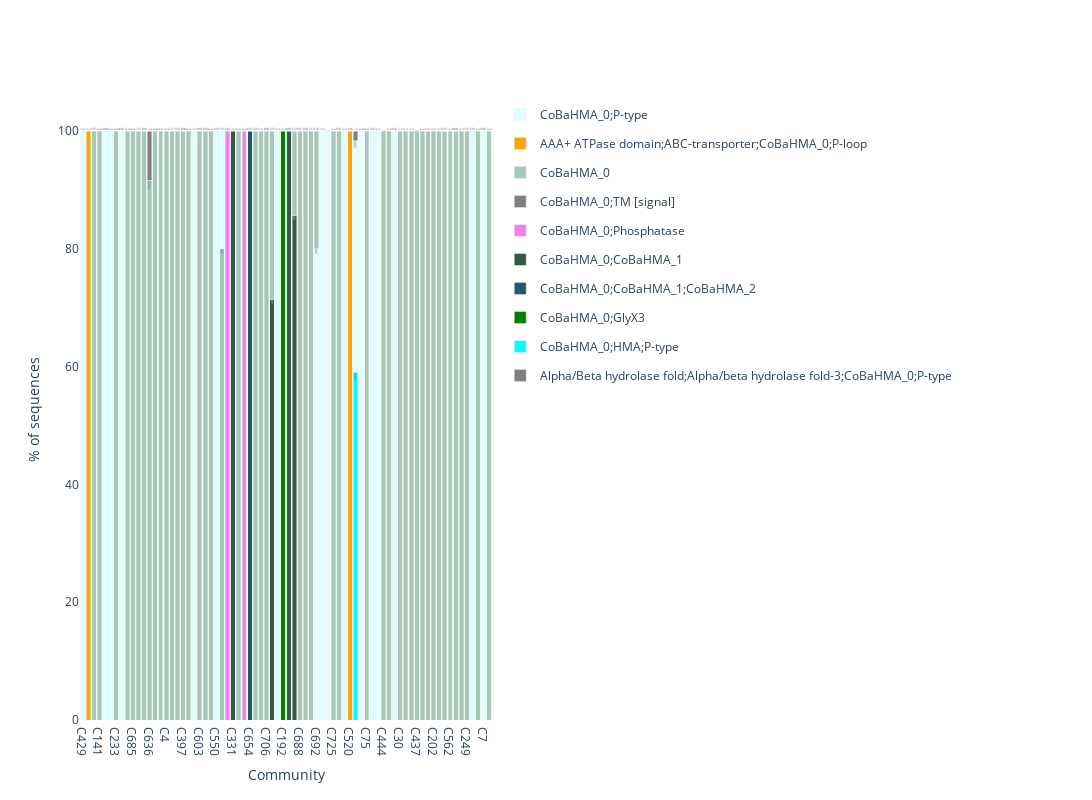

Here is the notebook cell this chart was saved with:
### Code cell
modorg_in_legend=[]
data= []
for i in range(len(community_taxo_order)):
    community = community_taxo_order[i]
    cdf = community_modorg_count[community_modorg_count.Community==community].copy()
    cdf.sort_values("Proportion",inplace=True,ascending=False)
    cdf.set_index("Mod Org",inplace=True)
    for modorg, row in cdf.iterrows():
        data.append(go.Bar(x=[community],
                           y=[row.Proportion],
                           name=modorg,
                           text="{}/{}".format(row.Count,row["Community Size"]),
                           legendgroup=modorg,
                           marker=dict(color= modorg_cmap[modorg] if modorg in modorg_cmap else "grey" ),
                           showlegend= modorg not in modorg_in_legend)) # show the legend only once for each column 
        if modorg not in modorg_in_legend:
            modorg_in_legend.append(modorg)
            
# layout
layout = dict(barmode='stack',
              yaxis={'title': 'amount'},
              xaxis={'type': 'category', 'title': 'month'})

# figure
fig = go.Figure(data=data)

fig.update_traces(textfont_size=12)
fig.update_layout(
    barmode='stack',
    paper_bgcolor='rgba(0,0,0,0)',margin={"r":600},
    plot_bgcolor='rgba(0,0,0,0)',width=1900,height=800,
    xaxis={
      "title":"Community",
      "categoryarray":community_taxo_order,
      "categoryorder":"array"
       
      },
    yaxis={
        "title":"% of sequences ",
        "categoryorder":"total descending"
  }
)        
fig.write_html(FIGURESDIR + "/not_use_community_modorg_composition.html")
fig.write_image(FIGURESDIR +  "/not_use_community_modorg_composition.pdf")
fig.show()

### Figure 1 — Plotly figure (JSON) as saved in the notebook; plotly's stock layout.template omitted (floating-point values rounded to 4 significant figures)
{"data": [{"legendgroup": "CoBaHMA_0;P-type", "marker": {"color": "lightcyan"}, "name": "CoBaHMA_0;P-type", "showlegend": true, "text": "10/10", "textfont": {"size": 12}, "type": "bar", "x": ["C429"], "y": [100]}, {"legendgroup": "AAA+ ATPase domain;ABC-transporter;CoBaHMA_0;P-loop", "marker": {"color": "orange"}, "name": "AAA+ ATPase domain;ABC-transporter;CoBaHMA_0;P-loop", "showlegend": true, "text": "15/15", "textfont": {"size": 12}, "type": "bar", "x": ["C538"], "y": [100]}, {"legendgroup": "CoBaHMA_0", "marker": {"color": "#a6c9b6"}, "name": "CoBaHMA_0", "showlegend": true, "text": "7/7", "textfont": {"size": 12}, "type": "bar", "x": ["C71"], "y": [100]}, {"legendgroup": "CoBaHMA_0", "marker": {"color": "#a6c9b6"}, "name": "CoBaHMA_0", "showlegend": false, "text": "46/46", "textfont": {"size": 12}, "type": "bar", "x": ["C141"], "y": [100]}, {"legendgroup": "CoBaHMA_0;P-type", "marker": {"color": "lightcyan"}, "name": "CoBaHMA_0;P-type", "showlegend": false, "text": "8/8", "textfont": {"size": 12}, "type": "bar", "x": ["C710"], "y": [100]}, {"legendgroup": "CoBaHMA_0;P-type", "marker": {"color": "lightcyan"}, "name": "CoBaHMA_0;P-type", "showlegend": false, "text": "24/24", "textfont": {"size": 12}, "type": "bar", "x": ["C712"], "y": [100]}, {"legendgroup": "CoBaHMA_0", "marker": {"color": "#a6c9b6"}, "name": "CoBaHMA_0", "showlegend": false, "text": "39/39", "textfont": {"size": 12}, "type": "bar", "x": ["C233"], "y": [100]}, {"legendgroup": "CoBaHMA_0;P-type", "marker": {"color": "lightcyan"}, "name": "CoBaHMA_0;P-type", "showlegend": false, "text": "6/6", "textfont": {"size": 12}, "type": "bar", "x": ["C744"], "y": [100]}, {"legendgroup": "CoBaHMA_0", "marker": {"color": "#a6c9b6"}, "name": "CoBaHMA_0", "showlegend": false, "text": "42/42", "textfont": {"size": 12}, "type": "bar", "x": ["C399"], "y": [100]}, {"legendgroup": "CoBaHMA_0", "marker": {"color": "#a6c9b6"}, "name": "CoBaHMA_0", "showlegend": false, "text": "64/64", "textfont": {"size": 12}, "type": "bar", "x": ["C685"], "y": [100]}, {"legendgroup": "CoBaHMA_0", "marker": {"color": "#a6c9b6"}, "name": "CoBaHMA_0", "showlegend": false, "text": "7/7", "textfont": {"size": 12}, "type": "bar", "x": ["C578"], "y": [100]}, {"legendgroup": "CoBaHMA_0", "marker": {"color": "#a6c9b6"}, "name": "CoBaHMA_0", "showlegend": false, "text": "8/8", "textfont": {"size": 12}, "type": "bar", "x": ["C702"], "y": [100]}, {"legendgroup": "CoBaHMA_0", "marker": {"color": "#a6c9b6"}, "name": "CoBaHMA_0", "showlegend": false, "text": "22/24", "textfont": {"size": 12}, "type": "bar", "x": ["C636"], "y": [91.67]}, {"legendgroup": "CoBaHMA_0;TM [signal]", "marker": {"color": "grey"}, "name": "CoBaHMA_0;TM [signal]", "showlegend": true, "text": "2/24", "textfont": {"size": 12}, "type": "bar", "x": ["C636"], "y": [8.333]}, {"legendgroup": "CoBaHMA_0", "marker": {"color": "#a6c9b6"}, "name": "CoBaHMA_0", "showlegend": false, "text": "24/24", "textfont": {"size": 12}, "type": "bar", "x": ["C586"], "y": [100]}, {"legendgroup": "CoBaHMA_0", "marker": {"color": "#a6c9b6"}, "name": "CoBaHMA_0", "showlegend": false, "text": "20/20", "textfont": {"size": 12}, "type": "bar", "x": ["C521"], "y": [100]}, {"legendgroup": "CoBaHMA_0", "marker": {"color": "#a6c9b6"}, "name": "CoBaHMA_0", "showlegend": false, "text": "18/18", "textfont": {"size": 12}, "type": "bar", "x": ["C4"], "y": [100]}, {"legendgroup": "CoBaHMA_0", "marker": {"color": "#a6c9b6"}, "name": "CoBaHMA_0", "showlegend": false, "text": "7/7", "textfont": {"size": 12}, "type": "bar", "x": ["C369"], "y": [100]}, {"legendgroup": "CoBaHMA_0", "marker": {"color": "#a6c9b6"}, "name": "CoBaHMA_0", "showlegend": false, "text": "5/5", "textfont": {"size": 12}, "type": "bar", "x": ["C396"], "y": [100]}, {"legendgroup": "CoBaHMA_0", "marker": {"color": "#a6c9b6"}, "name": "CoBaHMA_0", "showlegend": false, "text": "8/8", "textfont": {"size": 12}, "type": "bar", "x": ["C397"], "y": [100]}, {"legendgroup": "CoBaHMA_0", "marker": {"color": "#a6c9b6"}, "name": "CoBaHMA_0", "showlegend": false, "text": "23/23", "textfont": {"size": 12}, "type": "bar", "x": ["C675"], "y": [100]}, {"legendgroup": "CoBaHMA_0;P-type", "marker": {"color": "lightcyan"}, "name": "CoBaHMA_0;P-type", "showlegend": false, "text": "11/11", "textfont": {"size": 12}, "type": "bar", "x": ["C413"], "y": [100]}, {"legendgroup": "CoBaHMA_0", "marker": {"color": "#a6c9b6"}, "name": "CoBaHMA_0", "showlegend": false, "text": "9/9", "textfont": {"size": 12}, "type": "bar", "x": ["C603"], "y": [100]}, {"legendgroup": "CoBaHMA_0", "marker": {"color": "#a6c9b6"}, "name": "CoBaHMA_0", "showlegend": false, "text": "6/6", "textfont": {"size": 12}, "type": "bar", "x": ["C93"], "y": [100]}, {"legendgroup": "CoBaHMA_0", "marker": {"color": "#a6c9b6"}, "name": "CoBaHMA_0", "showlegend": false, "text": "62/62", "textfont": {"size": 12}, "type": "bar", "x": ["C393"], "y": [100]}, {"legendgroup": "CoBaHMA_0;P-type", "marker": {"color": "lightcyan"}, "name": "CoBaHMA_0;P-type", "showlegend": false, "text": "5/5", "textfont": {"size": 12}, "type": "bar", "x": ["C550"], "y": [100]}, {"legendgroup": "CoBaHMA_0", "marker": {"color": "#a6c9b6"}, "name": "CoBaHMA_0", "showlegend": false, "text": "4/5", "textfont": {"size": 12}, "type": "bar", "x": ["C656"], "y": [80]}, {"legendgroup": "CoBaHMA_0;P-type", "marker": {"color": "lightcyan"}, "name": "CoBaHMA_0;P-type", "showlegend": false, "text": "1/5", "textfont": {"size": 12}, "type": "bar", "x": ["C656"], "y": [20]}, {"legendgroup": "CoBaHMA_0;Phosphatase", "marker": {"color": "violet"}, "name": "CoBaHMA_0;Phosphatase", "showlegend": true, "text": "6/6", "textfont": {"size": 12}, "type": "bar", "x": ["C643"], "y": [100]}, {"legendgroup": "CoBaHMA_0;CoBaHMA_1", "marker": {"color": "#365946"}, "name": "CoBaHMA_0;CoBaHMA_1", "showlegend": true, "text": "17/17", "textfont": {"size": 12}, "type": "bar", "x": ["C331"], "y": [100]}, {"legendgroup": "CoBaHMA_0", "marker": {"color": "#a6c9b6"}, "name": "CoBaHMA_0", "showlegend": false, "text": "23/23", "textfont": {"size": 12}, "type": "bar", "x": ["C341"], "y": [100]}, {"legendgroup": "CoBaHMA_0;Phosphatase", "marker": {"color": "violet"}, "name": "CoBaHMA_0;Phosphatase", "showlegend": false, "text": "24/24", "textfont": {"size": 12}, "type": "bar", "x": ["C419"], "y": [100]}, {"legendgroup": "CoBaHMA_0;CoBaHMA_1;CoBaHMA_2", "marker": {"color": "#21596e"}, "name": "CoBaHMA_0;CoBaHMA_1;CoBaHMA_2", "showlegend": true, "text": "5/5", "textfont": {"size": 12}, "type": "bar", "x": ["C654"], "y": [100]}, {"legendgroup": "CoBaHMA_0", "marker": {"color": "#a6c9b6"}, "name": "CoBaHMA_0", "showlegend": false, "text": "5/5", "textfont": {"size": 12}, "type": "bar", "x": ["C623"], "y": [100]}, {"legendgroup": "CoBaHMA_0", "marker": {"color": "#a6c9b6"}, "name": "CoBaHMA_0", "showlegend": false, "text": "31/31", "textfont": {"size": 12}, "type": "bar", "x": ["C283"], "y": [100]}, {"legendgroup": "CoBaHMA_0", "marker": {"color": "#a6c9b6"}, "name": "CoBaHMA_0", "showlegend": false, "text": "8/8", "textfont": {"size": 12}, "type": "bar", "x": ["C706"], "y": [100]}, {"legendgroup": "CoBaHMA_0;CoBaHMA_1", "marker": {"color": "#365946"}, "name": "CoBaHMA_0;CoBaHMA_1", "showlegend": false, "text": "5/7", "textfont": {"size": 12}, "type": "bar", "x": ["C628"], "y": [71.43]}, {"legendgroup": "CoBaHMA_0", "marker": {"color": "#a6c9b6"}, "name": "CoBaHMA_0", "showlegend": false, "text": "2/7", "textfont": {"size": 12}, "type": "bar", "x": ["C628"], "y": [28.57]}, {"legendgroup": "CoBaHMA_0;P-type", "marker": {"color": "lightcyan"}, "name": "CoBaHMA_0;P-type", "showlegend": false, "text": "10/10", "textfont": {"size": 12}, "type": "bar", "x": ["C20"], "y": [100]}, {"legendgroup": "CoBaHMA_0;GlyX3", "marker": {"color": "green"}, "name": "CoBaHMA_0;GlyX3", "showlegend": true, "text": "15/15", "textfont": {"size": 12}, "type": "bar", "x": ["C192"], "y": [100]}, {"legendgroup": "CoBaHMA_0;CoBaHMA_1", "marker": {"color": "#365946"}, "name": "CoBaHMA_0;CoBaHMA_1", "showlegend": false, "text": "8/8", "textfont": {"size": 12}, "type": "bar", "x": ["C668"], "y": [100]}, {"legendgroup": "CoBaHMA_0;CoBaHMA_1", "marker": {"color": "#365946"}, "name": "CoBaHMA_0;CoBaHMA_1", "showlegend": false, "text": "6/7", "textfont": {"size": 12}, "type": "bar", "x": ["C687"], "y": [85.71]}, {"legendgroup": "CoBaHMA_0", "marker": {"color": "#a6c9b6"}, "name": "CoBaHMA_0", "showlegend": false, "text": "1/7", "textfont": {"size": 12}, "type": "bar", "x": ["C687"], "y": [14.29]}, {"legendgroup": "CoBaHMA_0", "marker": {"color": "#a6c9b6"}, "name": "CoBaHMA_0", "showlegend": false, "text": "5/5", "textfont": {"size": 12}, "type": "bar", "x": ["C688"], "y": [100]}, {"legendgroup": "CoBaHMA_0", "marker": {"color": "#a6c9b6"}, "name": "CoBaHMA_0", "showlegend": false, "text": "9/9", "textfont": {"size": 12}, "type": "bar", "x": ["C106"], "y": [100]}, {"legendgroup": "CoBaHMA_0", "marker": {"color": "#a6c9b6"}, "name": "CoBaHMA_0", "showlegend": false, "text": "7/7", "textfont": {"size": 12}, "type": "bar", "x": ["C294"], "y": [100]}, {"legendgroup": "CoBaHMA_0;P-type", "marker": {"color": "lightcyan"}, "name": "CoBaHMA_0;P-type", "showlegend": false, "text": "4/5", "textfont": {"size": 12}, "type": "bar", "x": ["C692"], "y": [80]}, {"legendgroup": "CoBaHMA_0", "marker": {"color": "#a6c9b6"}, "name": "CoBaHMA_0", "showlegend": false, "text": "1/5", "textfont": {"size": 12}, "type": "bar", "x": ["C692"], "y": [20]}, {"legendgroup": "CoBaHMA_0;P-type", "marker": {"color": "lightcyan"}, "name": "CoBaHMA_0;P-type", "showlegend": false, "text": "19/19", "textfont": {"size": 12}, "type": "bar", "x": ["C140"], "y": [100]}, {"legendgroup": "CoBaHMA_0;P-type", "marker": {"color": "lightcyan"}, "name": "CoBaHMA_0;P-type", "showlegend": false, "text": "114/114", "textfont": {"size": 12}, "type": "bar", "x": ["C366"], "y": [100]}, {"legendgroup": "CoBaHMA_0", "marker": {"color": "#a6c9b6"}, "name": "CoBaHMA_0", "showlegend": false, "text": "12/12", "textfont": {"size": 12}, "type": "bar", "x": ["C725"], "y": [100]}, {"legendgroup": "CoBaHMA_0", "marker": {"color": "#a6c9b6"}, "name": "CoBaHMA_0", "showlegend": false, "text": "5/5", "textfont": {"size": 12}, "type": "bar", "x": ["C5"], "y": [100]}, {"legendgroup": "CoBaHMA_0;P-type", "marker": {"color": "lightcyan"}, "name": "CoBaHMA_0;P-type", "showlegend": false, "text": "13/13", "textfont": {"size": 12}, "type": "bar", "x": ["C98"], "y": [100]}, {"legendgroup": "AAA+ ATPase domain;ABC-transporter;CoBaHMA_0;P-loop", "marker": {"color": "orange"}, "name": "AAA+ ATPase domain;ABC-transporter;CoBaHMA_0;P-loop", "showlegend": false, "text": "6/6", "textfont": {"size": 12}, "type": "bar", "x": ["C520"], "y": [100]}, {"legendgroup": "CoBaHMA_0;HMA;P-type", "marker": {"color": "cyan"}, "name": "CoBaHMA_0;HMA;P-type", "showlegend": true, "text": "36/61", "textfont": {"size": 12}, "type": "bar", "x": ["C525"], "y": [59.02]}, {"legendgroup": "CoBaHMA_0;P-type", "marker": {"color": "lightcyan"}, "name": "CoBaHMA_0;P-type", "showlegend": false, "text": "24/61", "textfont": {"size": 12}, "type": "bar", "x": ["C525"], "y": [39.34]}, {"legendgroup": "Alpha/Beta hydrolase fold;Alpha/beta hydrolase fold-3;CoBaHMA_0;P-type", "marker": {"color": "grey"}, "name": "Alpha/Beta hydrolase fold;Alpha/beta hydrolase fold-3;CoBaHMA_0;P-type", "showlegend": true, "text": "1/61", "textfont": {"size": 12}, "type": "bar", "x": ["C525"], "y": [1.639]}, {"legendgroup": "CoBaHMA_0;P-type", "marker": {"color": "lightcyan"}, "name": "CoBaHMA_0;P-type", "showlegend": false, "text": "23/23", "textfont": {"size": 12}, "type": "bar", "x": ["C556"], "y": [100]}, {"legendgroup": "CoBaHMA_0", "marker": {"color": "#a6c9b6"}, "name": "CoBaHMA_0", "showlegend": false, "text": "80/80", "textfont": {"size": 12}, "type": "bar", "x": ["C75"], "y": [100]}, {"legendgroup": "CoBaHMA_0;P-type", "marker": {"color": "lightcyan"}, "name": "CoBaHMA_0;P-type", "showlegend": false, "text": "5/5", "textfont": {"size": 12}, "type": "bar", "x": ["C154"], "y": [100]}, {"legendgroup": "CoBaHMA_0;P-type", "marker": {"color": "lightcyan"}, "name": "CoBaHMA_0;P-type", "showlegend": false, "text": "10/10", "textfont": {"size": 12}, "type": "bar", "x": ["C42"], "y": [100]}, {"legendgroup": "CoBaHMA_0", "marker": {"color": "#a6c9b6"}, "name": "CoBaHMA_0", "showlegend": false, "text": "101/101", "textfont": {"size": 12}, "type": "bar", "x": ["C444"], "y": [100]}, {"legendgroup": "CoBaHMA_0", "marker": {"color": "#a6c9b6"}, "name": "CoBaHMA_0", "showlegend": false, "text": "23/23", "textfont": {"size": 12}, "type": "bar", "x": ["C329"], "y": [100]}, {"legendgroup": "CoBaHMA_0;P-type", "marker": {"color": "lightcyan"}, "name": "CoBaHMA_0;P-type", "showlegend": false, "text": "6/6", "textfont": {"size": 12}, "type": "bar", "x": ["C658"], "y": [100]}, {"legendgroup": "CoBaHMA_0", "marker": {"color": "#a6c9b6"}, "name": "CoBaHMA_0", "showlegend": false, "text": "17/17", "textfont": {"size": 12}, "type": "bar", "x": ["C30"], "y": [100]}, {"legendgroup": "CoBaHMA_0", "marker": {"color": "#a6c9b6"}, "name": "CoBaHMA_0", "showlegend": false, "text": "10/10", "textfont": {"size": 12}, "type": "bar", "x": ["C740"], "y": [100]}, {"legendgroup": "CoBaHMA_0", "marker": {"color": "#a6c9b6"}, "name": "CoBaHMA_0", "showlegend": false, "text": "13/13", "textfont": {"size": 12}, "type": "bar", "x": ["C678"], "y": [100]}, {"legendgroup": "CoBaHMA_0", "marker": {"color": "#a6c9b6"}, "name": "CoBaHMA_0", "showlegend": false, "text": "185/185", "textfont": {"size": 12}, "type": "bar", "x": ["C437"], "y": [100]}, {"legendgroup": "CoBaHMA_0", "marker": {"color": "#a6c9b6"}, "name": "CoBaHMA_0", "showlegend": false, "text": "31/31", "textfont": {"size": 12}, "type": "bar", "x": ["C352"], "y": [100]}, {"legendgroup": "CoBaHMA_0", "marker": {"color": "#a6c9b6"}, "name": "CoBaHMA_0", "showlegend": false, "text": "47/47", "textfont": {"size": 12}, "type": "bar", "x": ["C487"], "y": [100]}, {"legendgroup": "CoBaHMA_0", "marker": {"color": "#a6c9b6"}, "name": "CoBaHMA_0", "showlegend": false, "text": "57/57", "textfont": {"size": 12}, "type": "bar", "x": ["C202"], "y": [100]}, {"legendgroup": "CoBaHMA_0", "marker": {"color": "#a6c9b6"}, "name": "CoBaHMA_0", "showlegend": false, "text": "10/10", "textfont": {"size": 12}, "type": "bar", "x": ["C55"], "y": [100]}, {"legendgroup": "CoBaHMA_0", "marker": {"color": "#a6c9b6"}, "name": "CoBaHMA_0", "showlegend": false, "text": "5/5", "textfont": {"size": 12}, "type": "bar", "x": ["C344"], "y": [100]}, {"legendgroup": "CoBaHMA_0", "marker": {"color": "#a6c9b6"}, "name": "CoBaHMA_0", "showlegend": false, "text": "10/10", "textfont": {"size": 12}, "type": "bar", "x": ["C562"], "y": [100]}, {"legendgroup": "CoBaHMA_0", "marker": {"color": "#a6c9b6"}, "name": "CoBaHMA_0", "showlegend": false, "text": "8/8", "textfont": {"size": 12}, "type": "bar", "x": ["C584"], "y": [100]}, {"legendgroup": "CoBaHMA_0", "marker": {"color": "#a6c9b6"}, "name": "CoBaHMA_0", "showlegend": false, "text": "13/13", "textfont": {"size": 12}, "type": "bar", "x": ["C320"], "y": [100]}, {"legendgroup": "CoBaHMA_0", "marker": {"color": "#a6c9b6"}, "name": "CoBaHMA_0", "showlegend": false, "text": "7/7", "textfont": {"size": 12}, "type": "bar", "x": ["C249"], "y": [100]}, {"legendgroup": "CoBaHMA_0;P-type", "marker": {"color": "lightcyan"}, "name": "CoBaHMA_0;P-type", "showlegend": false, "text": "5/5", "textfont": {"size": 12}, "type": "bar", "x": ["C40"], "y": [100]}, {"legendgroup": "CoBaHMA_0", "marker": {"color": "#a6c9b6"}, "name": "CoBaHMA_0", "showlegend": false, "text": "53/53", "textfont": {"size": 12}, "type": "bar", "x": ["C201"], "y": [100]}, {"legendgroup": "CoBaHMA_0;P-type", "marker": {"color": "lightcyan"}, "name": "CoBaHMA_0;P-type", "showlegend": false, "text": "5/5", "textfont": {"size": 12}, "type": "bar", "x": ["C7"], "y": [100]}, {"legendgroup": "CoBaHMA_0", "marker": {"color": "#a6c9b6"}, "name": "CoBaHMA_0", "showlegend": false, "text": "35/35", "textfont": {"size": 12}, "type": "bar", "x": ["C583"], "y": [100]}], "layout": {"barmode": "stack", "height": 800, "margin": {"r": 600}, "paper_bgcolor": "rgba(0,0,0,0)", "plot_bgcolor": "rgba(0,0,0,0)", "width": 1900, "xaxis": {"categoryarray": ["C429", "C538", "C71", "C141", "C710", "C712", "C233", "C744", "C399", "C685", "C578", "C702", "C636", "C586", "C521", "C4", "C369", "C396", "C397", "C675", "C413", "C603", "C93", "C393", "C550", "C656", "C643", "C331", "C341", "C419", "C654", "C623", "C283", "C706", "C628", "C20", "C192", "C668", "C687", "C688", "C106", "C294", "C692", "C140", "C366", "C725", "C5", "C98", "C520", "C525", "C556", "C75", "C154", "C42", "C444", "C329", "C658", "C30", "C740", "C678", "C437", "C352", "C487", "C202", "C55", "C344", "C562", "C584", "C320", "C249", "C40", "C201", "C7", "C583"], "categoryorder": "array", "title": {"text": "Community"}}, "yaxis": {"categoryorder": "total descending", "title": {"text": "% of sequences "}}}}
